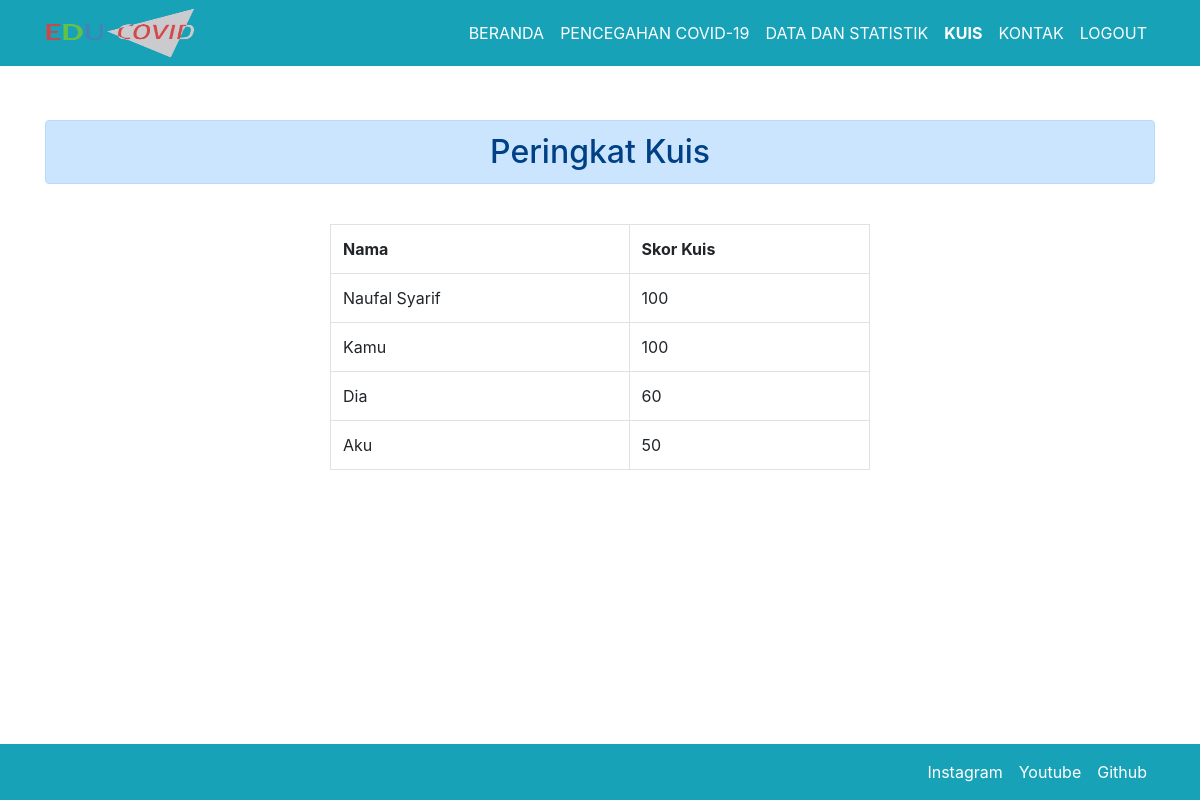
The app's page /Peringkat.php with its own data.
### tables this page shows
CREATE TABLE `peringkat` (
  `PK` int(10) NOT NULL,
  `Nama` varchar(50) DEFAULT NULL,
  `SkorKuis` int(50) NOT NULL
);

### Peringkat.php (the view, shortened to what this page needs)
<?php
include_once('connection.php');
$query = "SELECT * FROM peringkat ORDER BY SkorKuis DESC";
$result = mysqli_query($kon, $query);
?>
<!doctype html>
<html lang="en">
  <head>
    <link rel="stylesheet" href="css.css">
    <link rel="stylesheet" href="https://cdn.jsdelivr.net/npm/bootstrap@4.6.0/dist/css/bootstrap.min.css">
  </head>
  <body id="peringkat-page">
    <nav class="navbar navbar-expand-lg navbar-dark bg-info fixed-top"  id="navbarBeranda" fixed-top>
        <div class="container">
        <nav>
            <a href="Beranda.html"><img src="LOGO.png" width="150" height="50" alt="web"></a>
        </nav>
        <div class="collapse navbar-collapse" id="navbarNav">
          <ul class="navbar-nav ml-auto">
            <li class="nav-item active">
                <a class="nav-link js-scroll-trigger" href="Beranda.html">BERANDA <span class="sr-only">(current)</span></a>
              </li>
            <li class="nav-item active">
              <a class="nav-link js-scroll-trigger" href="Pencegahan.html">PENCEGAHAN COVID-19 <span class="sr-only">(current)</span></a>
            </li>
            <li class="nav-item active">
              <a class="nav-link js-scroll-trigger" href="Data dan Statistik.html">DATA DAN STATISTIK <span class="sr-only">(current)</span></a>
            </li>
            <li class="nav-item active">
                <a class="nav-link js-scroll-trigger" href="Kuis.php"><b>KUIS <span class="sr-only">(current)</span></b></a>
            </li>
            <li class="nav-item active">
                <a class="nav-link js-scroll-trigger" href="Kontak.html">KONTAK <span class="sr-only">(current)</span></a>
            </li>
            <li class="nav-item active">
                <a class="nav-link js-scroll-trigger" href="logout.php">LOGOUT <span class="sr-only">(current)</span></a>
            </li>
          </ul>
        </div>
        </div>
      </nav><br><br><br>
      <div class="container mt-5">
        <h2 class="alert alert-primary text-center">Peringkat Kuis</h2>
      </div><br>
  <div class="container mb-3">
		<div class="row">
			<div class="col-sm-6 offset-sm-3">
				<table class="table table-bordered">
					<t>
						<th>Nama</th>
						<th>Skor Kuis</th>
					</t>
				<?php
          while($rows = mysqli_fetch_assoc($result)){
        ?>
            <tr>
              <td><?php echo $rows['Nama']; ?></td>
              <td><?php echo $rows['SkorKuis']; ?></td>
            </tr>
        <?php
          }
        ?>
				</table>
			</div>
		</div>
	</div>
      <nav class="navbar navbar-expand-lg navbar-dark bg-info fixed-bottom"  id="footer-Beranda">
        <div class="container">
        <div class="collapse navbar-collapse" id="navbarNavv">
          <ul class="navbar-nav ml-auto">
            <li class="nav-item active">
                <a class="nav-link js-scroll-trigger" href="https://www.instagram.com/naufals_/">Instagram <span class="sr-only"></span></a>
              </li>
            <li class="nav-item active">
              <a class="nav-link js-scroll-trigger" href="https://www.youtube.com/channel/UCPntr6FEwIdjGwa5fWHZZGA">Youtube <span class="sr-only"></span></a>
            </li>
            <li class="nav-item active">
              <a class="nav-link js-scroll-trigger" href="https://github.com/naufalsy">Github <span class="sr-only"></span></a>
            </li>
          </ul>
        </div>
        </div>
      </nav>
  </body>
</html>

### css.css (style rules this page uses)
body { background-color: #e9ecef; height: 100%; }

### records on screen
peringkat: Nama "Naufal Syarif", SkorKuis "100"
peringkat: Nama "Kamu", SkorKuis "100"
peringkat: Nama "Dia", SkorKuis "60"
peringkat: Nama "Aku", SkorKuis "50"
